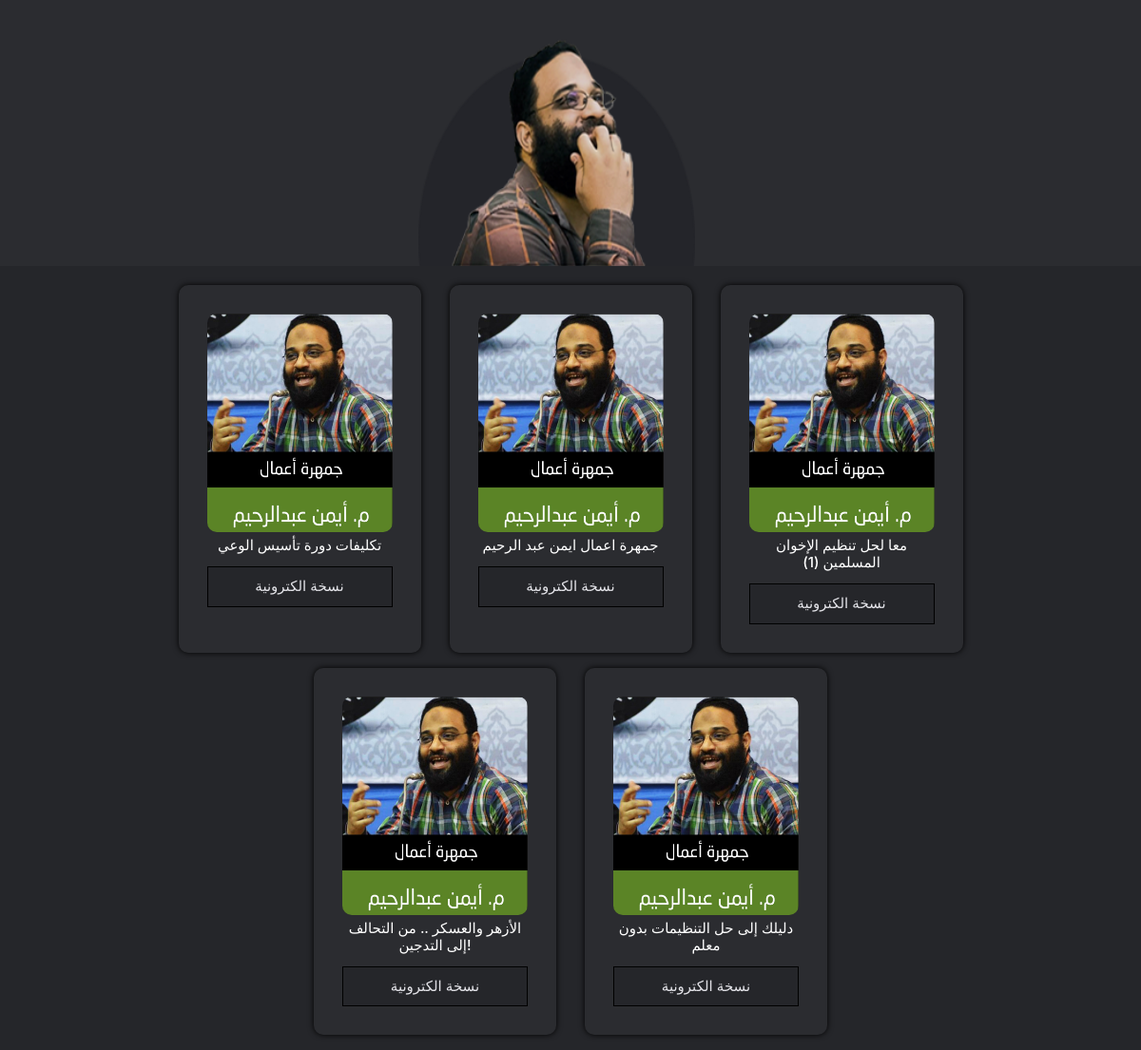
/home/books/, run on the app's committed database.
### book/models.py (models this page shows, shortened)
class books (models.Model):
    book_title= models.CharField(max_length=250)
    book_url = models.CharField(max_length=600)

### book/views.py (the view)
# urls.py: path('books/', views.book,name='books'),
def book(request):
 book=books.objects.filter
 context = {'books':book}
 return render(request, 'books/books_page.html',context)

### book/templates/books/books_page.html (shortened to what this page needs)
{% load static  %}
<html>
    <head>
        <link rel="stylesheet" href="https://maxcdn.bootstrapcdn.com/bootstrap/4.0.0/css/bootstrap.min.css">
        <link rel="stylesheet" href="{% static 'books_page.css' %}">
    </head>
    <body>
        <div class="container-fluid sec1">
            <div class="row h-100 w-100 justify-content-center">
                <div class="col-3 align-self-end ">
                <div class="header d-flex justify-content-center">
                  <img src="{% static 'imgs/header_img.png'%}" class="header-img">
                </div>
               </div>
            </div>
        </div>
        <div class="container secition2 ">
            <div class="row d-flex justify-content-center">
{% for data in books%}
                <div class="col-3 mb-3">
                    <div class="book-secition">
                        <div class="book-img-div d-flex justify-content-center">
                         <img class="book-img" src="{% static '/imgs/jmhrt.png'%}">
                        </div>
                        <div class="book-title-div d-flex text-center justify-content-center">
                         <h1 class="book-title">{{data.book_title}}</h1>
                        </div>
                        <a class="button" href={{data.book_url}}>
                            <div class="book-button text-center"> نسخة الكترونية</div>
                         </a>
                     </div>
                </div>
{% endfor %}
            </div>
        </div>
    </body>
</html>

### book/static/books_page.css (style rules this page uses)
body { background-color: #25262a !important; }
.sec1 { background-color: #2b2c30; height: 280px; display: flex; }
.secition2 { margin-top: 20px; }
.header-img { width: 291px; height: 241px; min-height: 26 0px; }
.book-secition { background-color: #2b2c30; border-radius: 10px; padding: 30px; min-height: 100%; filter: drop-shadow(0 0 0.20rem black); }
.book-img { height: 230px; border-radius: 10px; width: 100%; }
.book-title { color: white; font-size: 15px; padding-top: 5px; padding-bottom: 5px; }
.col-3 { min-width: 180px !important; }
.book-button { background-color: #25262a; color: #e4e4e9 !important; width: 100%; font-size: 15px; padding-bottom: 9px; padding-top: 9px; display: flex; align-content: center; justify-content: center; border: 1px solid black; }
a:hover, a:visited, a:link, a:active { text-decoration: none !important; }

### data on the page
books: book_title "تكلیفات دورة تأسیس الوعي"
books: book_title "جمهرة اعمال ايمن عبد الرحيم"
books: book_title "معا لحل تنظيم الإخوان المسلمين (1)"
books: book_title "الأزهر والعسكر .. من التحالف إلى التدجين!"
books: book_title "دليلك إلى حل التنظيمات بدون معلم"
